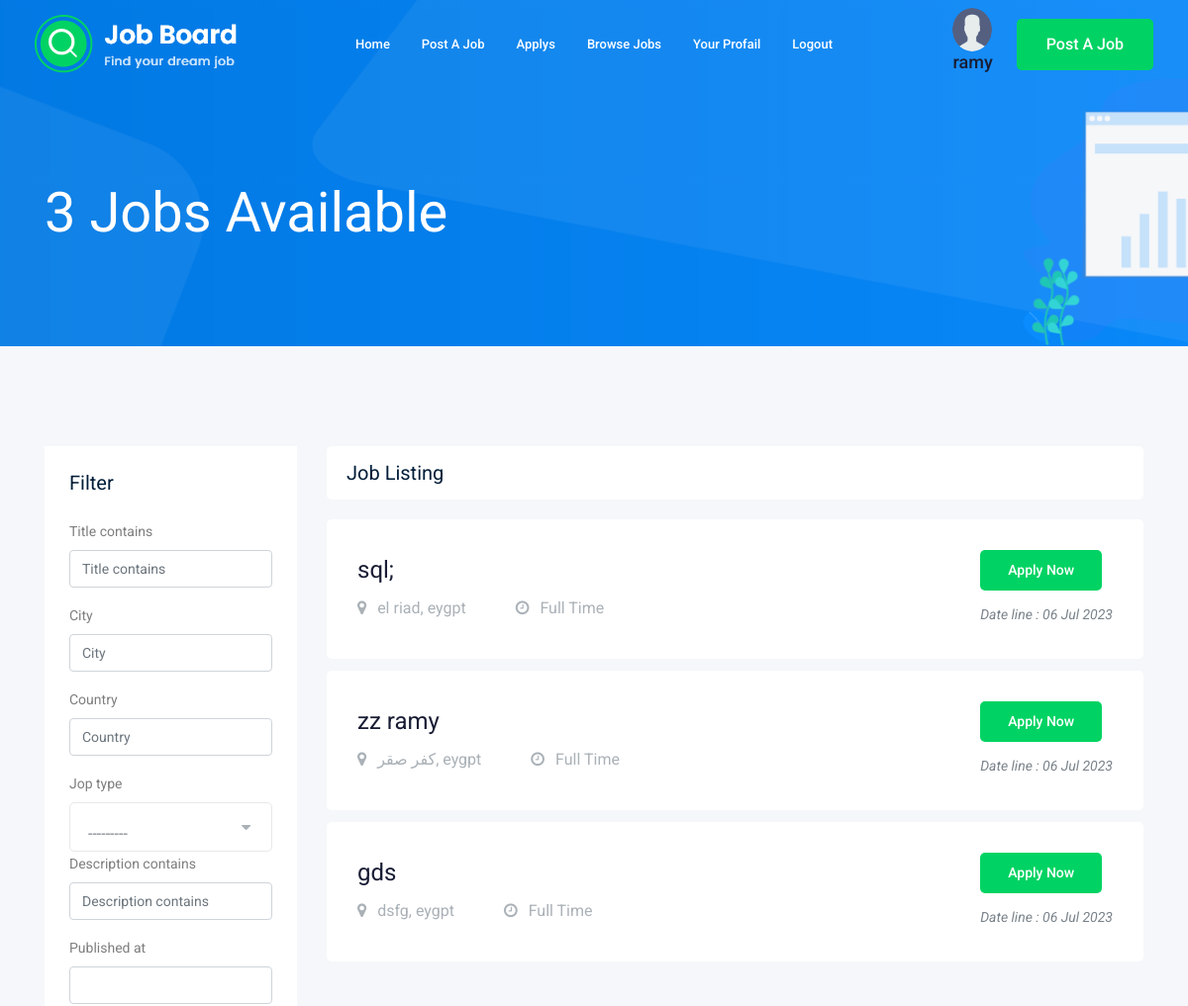
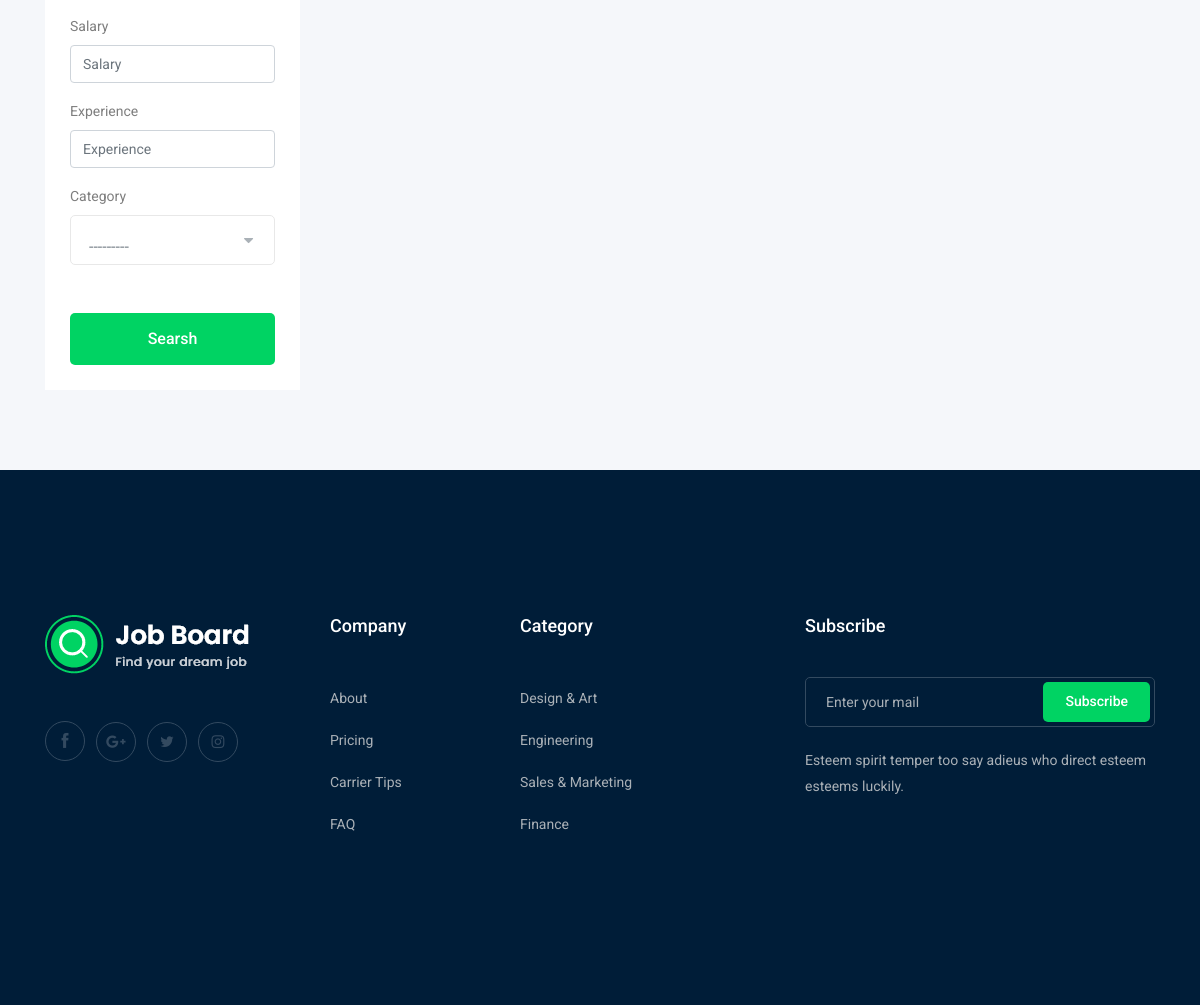
Page /jobs/ (signed in) on the committed database (2 pictures, top to bottom).
### job/models.py (models this page shows, shortened)
class Job (models.Model):
    owner=models.ForeignKey(User, related_name='job_owner', on_delete=models.CASCADE)
    title=models.CharField(max_length=50)
    city = models.CharField(max_length=50)
    Country= models.CharField(max_length=50)
    jop_type=models.CharField(max_length=20,choices=JOB_TYPE)
    description=models.TextField(max_length=1000,default='')
    Published_at=models.DateField(auto_now=True)
    Vacancy=models.IntegerField(max_length=500,default=1)
    Salary=models.IntegerField(default=0)
    experience=models.IntegerField(default=1)
    category=models.ForeignKey('Category',on_delete=models.CASCADE)
    slug=models.SlugField(null=True,blank=True)

### job/views.py (the view)
# urls.py: path('', views.job_list,name='job_list'),
@login_required
def job_list(request):
    job_list=Job.objects.all()
    myfilter=JobtFilter(request.GET,queryset=job_list)
    job_list=myfilter.qs
    paginator=Paginator(job_list,7)
    page_number=request.GET.get('page')
    page_obj=paginator.get_page(page_number)
    context={"jobs":page_obj,'myfilter':myfilter}
    return render(request,'job/job_list.html',context)

### job/models.py (called while the page is built)
    def __str__(self) -> str:
            return self.name

### job/templates/job/job_list.html (shortened to what this page needs)
{% extends 'base.html' %}
{% load bootstrap4 %}
{% block body %}
<div class="bradcam_area bradcam_bg_1">
    <div class="container">
        <div class="row">
            <div class="col-xl-12">
                <div class="bradcam_text">
                    <h3>{{jobs|length}} Jobs Available</h3>
                </div>
            </div>
        </div>
    </div>
</div>
<div class="job_listing_area plus_padding">
    <div class="container">
        <div class="row">
            <div class="col-lg-3">
                <div class="job_filter white-bg">
                    <div class="form_inner white-bg">
                        <h3>Filter</h3>
                        <form metthod='GET'>
                            {% bootstrap_form myfilter.form %}
                            <input value="Searsh" class="boxed-btn3 w-100 mt-5" type="submit">
                        </form>
                    </div>
                </div>
            </div>
            <div class="col-lg-9">
                <div class="recent_joblist_wrap">
                    <div class="recent_joblist white-bg ">
                        <div class="row align-items-center">
                            <div class="col-md-6">
                                <h4>Job Listing</h4>
                            </div>
                            <div class="col-md-6">
                            </div>
                        </div>
                    </div>
                </div>
                {% if jobs|length == 0 %}
                <h3>There are no Jobs to display</h3>
                {% else %}
                <div class="job_lists m-0">
                    <div class="row">
                        {% for job in jobs %}
                        <div class="col-lg-12 col-md-12">
                            <div class="single_jobs white-bg d-flex justify-content-between">
                                <div class="jobs_left d-flex align-items-center">
                                    <div class="jobs_conetent">
                                        <a href="{% url 'job_details' job.slug %}">
                                            <h4>{{job.title}}</h4>
                                        </a>
                                        <div class="links_locat d-flex align-items-center">
                                            <div class="location">
                                                <p> <i class="fa fa-map-marker"></i> {{job.city}}, {{job.Country}}</p>
                                            </div>
                                            <div class="location">
                                                <p> <i class="fa fa-clock-o"></i> {{job.jop_type}}</p>
                                            </div>
                                        </div>
                                    </div>
                                </div>
                                <div class="jobs_right">
                                    <div class="apply_now">
                                        <a href="{% url 'job_details' job.slug %}" class="boxed-btn3">Apply Now</a>
                                    </div>
                                    <div class="date">
                                        <p>Date line : {{job.Published_at|date:"d M o"}}</p>
                                    </div>
                                </div>
                            </div>
                        </div>
                        {% endfor %}
                        {% endif %}
                    </div>
                </div>
            </div>
        </div>
    </div>
</div>
{% endblock body %}

### templates/base.html (shortened to what this page needs)
{% load static %}
<!doctype html>
<html class="no-js" lang="zxx">
<head>
    <link rel="stylesheet" href="{% static 'css/bootstrap.min.css' %}">
    <link rel="stylesheet" href="{% static 'css/owl.carousel.min.css' %}">
    <link rel="stylesheet" href="{% static 'css/magnific-popup.css' %}">
    <link rel="stylesheet" href="{% static 'css/font-awesome.min.css' %}">
    <link rel="stylesheet" href="{% static 'css/themify-icons.css' %}">
    <link rel="stylesheet" href="{% static 'css/nice-select.css' %}">
    <link rel="stylesheet" href="{% static 'css/flaticon.css' %}">
    <link rel="stylesheet" href="{% static 'css/jquery-ui.css' %}">
    <link rel="stylesheet" href="{% static 'css/gijgo.css' %}">
    <link rel="stylesheet" href="{% static 'css/animate.min.css' %}">
    <link rel="stylesheet" href="{% static 'css/slicknav.css' %}">
    <link rel="stylesheet" href="{% static 'css/style.css' %}">
</head>
<body>
    <header>
        <div class="header-area ">
            <div id="sticky-header" class="main-header-area">
                <div class="container-fluid ">
                    <div class="header_bottom_border">
                        <div class="row align-items-center">
                            <div class="col-xl-3 col-lg-2">
                                <div class="logo">
                                    <a href="index.html">
                                        <img src="img/logo.png" alt="">
                                    </a>
                                </div>
                            </div>
                            <div class="col-xl-6 col-lg-7">
                                <div class="main-menu  d-none d-lg-block">
                                    <nav>
                                        <ul id="navigation">
                                            <li><a href="/">home</a></li>
                                            <li><a href="{% url 'add_job' %}"> Post A Job</a></li>
                                            <li><a href="{% url 'applys' %}"> applys</a></li>
                                            <li><a href={% url 'job_list' %}>Browse Jobs</a></li>
                                            {% if request.user.is_authenticated %}
                                            <li><a href={% url 'profile' %}>Your Profail</a></li>
                                            <li><a href={% url 'logout' %}>logout</a></li>
                                            {% else %}
                                            <li><a href={% url 'contact' %}>contact with me</a></li>
                                            <li><a href={% url 'login' %}>login</a></li>
                                            {% endif %}
                                        </ul>
                                    </nav>
                                </div>
                            </div>
                            {% if request.user.is_authenticated %}
                            <div class="col-xl-3 col-lg-3 d-none d-lg-block">
                                <div class="Appointment">
                                    <div class="phone_num d-none d-xl-block">
                                        <div class="phone_num d-none d-xl-block">
                                            {% if user.profile.imag %}
                                            <a href="{% url 'profile' %}">
                                                <img src="{{user.profile.imag.url}}" class="rounded-circle" width="40px"
                                                    height="44">
                                            </a>
                                            {% else %}
                                            <a href="{% url 'profile' %}">
                                                <img src="{% static 'img/z55.png' %}" class="rounded-circle"
                                                    width="40px" height="44">
                                            </a>
                                            {% endif %}
                                            <a href={% url 'profile' %}>
                                                <h4>{{user}}</h4>
                                        </div>
                                    </div>
                                    {% endif %}
                                    <div class="d-none d-lg-block">
                                        <a class="boxed-btn3" href="{% url 'add_job' %}">Post a Job</a>
                                    </div>
                                </div>
                            </div>
                            <div class="col-12">
                            </div>
                        </div>
                    </div>
                </div>
            </div>
    </header>
    {% block body %}
    {% endblock body %}
    <footer class="footer">
        <div class="footer_top">
            <div class="container">
                <div class="row">
                    <div class="col-xl-3 col-md-6 col-lg-3">
                        <div class="footer_widget wow fadeInUp" data-wow-duration="1s" data-wow-delay=".3s">
                            <div class="footer_logo">
                                <a href="#">
                                    <img src="img/logo.png" alt="">
                                </a>
                            </div>
                            <div class="socail_links">
                                <ul>
                                    <li>
                                        <a href="#">
                                            <i class="ti-facebook"></i>
                                        </a>
                                    </li>
                                    <li>
                                        <a href="#">
                                            <i class="fa fa-google-plus"></i>
                                        </a>
                                    </li>
                                    <li>
                                        <a href="#">
                                            <i class="fa fa-twitter"></i>
                                        </a>
                                    </li>
                                    <li>
                                        <a href="#">
                                            <i class="fa fa-instagram"></i>
                                        </a>
                                    </li>
                                </ul>
                            </div>
                        </div>
                    </div>
                    <div class="col-xl-2 col-md-6 col-lg-2">
                        <div class="footer_widget wow fadeInUp" data-wow-duration="1.1s" data-wow-delay=".4s">
                            <h3 class="footer_title">
                                Company
                            </h3>
                            <ul>
                                <li><a href="#">About </a></li>
                                <li><a href="#"> Pricing</a></li>
                                <li><a href="#">Carrier Tips</a></li>
                                <li><a href="#">FAQ</a></li>
                            </ul>
                        </div>
                    </div>
                    <div class="col-xl-3 col-md-6 col-lg-3">
                        <div class="footer_widget wow fadeInUp" data-wow-duration="1.2s" data-wow-delay=".5s">
                            <h3 class="footer_title">
                                Category
                            </h3>
                            <ul>
                                <li><a href="#">Design & Art</a></li>
                                <li><a href="#">Engineering</a></li>
                                <li><a href="#">Sales & Marketing</a></li>
                                <li><a href="#">Finance</a></li>
                            </ul>
                        </div>
                    </div>
                    <div class="col-xl-4 col-md-6 col-lg-4">
                        <div class="footer_widget wow fadeInUp" data-wow-duration="1.3s" data-wow-delay=".6s">
                            <h3 class="footer_title">
                                Subscribe
                            </h3>
                            <form action="#" class="newsletter_form">
                                <input type="text" placeholder="Enter your mail">
                                <button type="submit">Subscribe</button>
                            </form>
                            <p class="newsletter_text">Esteem spirit temper too say adieus who direct esteem esteems
                                luckily.</p>
                        </div>
                    </div>
                </div>
            </div>
        </div>
        <div class="copy-right_text wow fadeInUp" data-wow-duration="1.4s" data-wow-delay=".3s">
            <div class="container">
                <div class="row">
                    <div class="col-xl-12">
                    </div>
                </div>
            </div>
        </div>
    </footer>
</body>
</html>

### rows in the picture
Job: title "sql;", city "el riad", Country "eygpt", jop_type "Full Time", Published_at "06 Jul 2023"
Job: title "zz ramy", city "كفر صقر", Country "eygpt", jop_type "Full Time", Published_at "06 Jul 2023"
Job: title "gds", city "dsfg", Country "eygpt", jop_type "Full Time", Published_at "06 Jul 2023"

### other values in the picture
{{ user }} "ramy"
{{ jobs|length }} "3"
